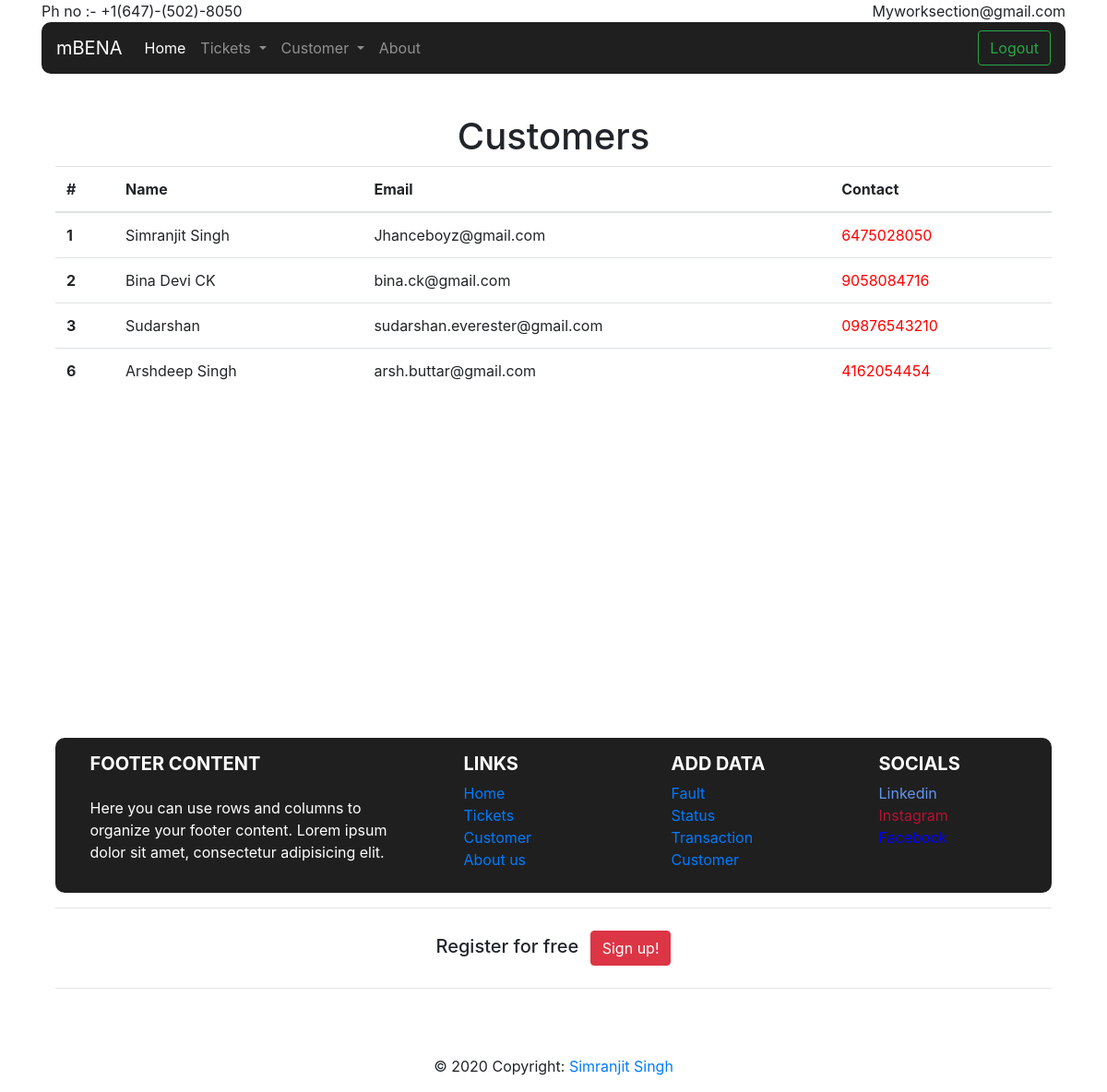
The page /estore/searchcustomer/ (signed in) on the database its author committed.
### eStore/models.py (models this page shows, shortened)
class Customer(models.Model):
    name = models.CharField(max_length=64)
    email = models.EmailField( max_length=254)
    phonenumber = models.CharField(max_length=12)

### eStore/views.py (the view)
# urls.py: path("searchcustomer/", views.searchcustomer, name="searchcustomer"),
def searchcustomer(request):
    if request.user.is_authenticated:
        return render(request, 'searchcustomer.html',{
            "Customer": Customer.objects.all()
        })
    else:
        return HttpResponseRedirect(reverse('homepage'))

### eStore/templates/searchcustomer.html
{% extends 'layout.html' %}
{% block body %}
<div class="container" style="margin-top: 4%;">
<h1 style="text-align: center;">Customers</h1>
<table class="table">
    <thead>
      <tr>
        <th scope="col">#</th>
        <th scope="col">Name</th>
        <th scope="col">Email</th>
        <th scope="col">Contact</th>
      </tr>
    </thead>
    <tbody>
        {% for customer in Customer %}
        <tr>
            <th scope="row">{{customer.id}}</th>
            <td>{{customer.name}}</td>
            <td>{{customer.email}}</td>
            <td style="color: red;">{{customer.phonenumber}}</td>
          </tr>
        {% endfor %}
    </tbody>
  </table>
</div>
{% endblock body %}

### rows shown on the page
Customer: id "1", name "Simranjit Singh", email "Jhanceboyz@gmail.com", phonenumber "6475028050"
Customer: id "2", name "Bina Devi CK", email "bina.ck@gmail.com", phonenumber "9058084716"
Customer: id "3", name "Sudarshan", email "sudarshan.everester@gmail.com", phonenumber "09876543210"
Customer: id "6", name "Arshdeep Singh", email "arsh.buttar@gmail.com", phonenumber "4162054454"
